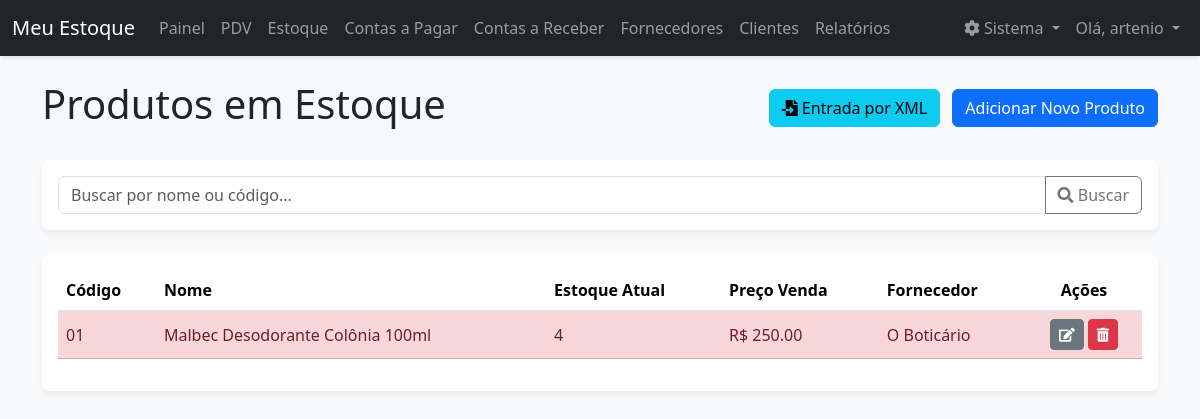
The app's page /produtos (signed in), older data.
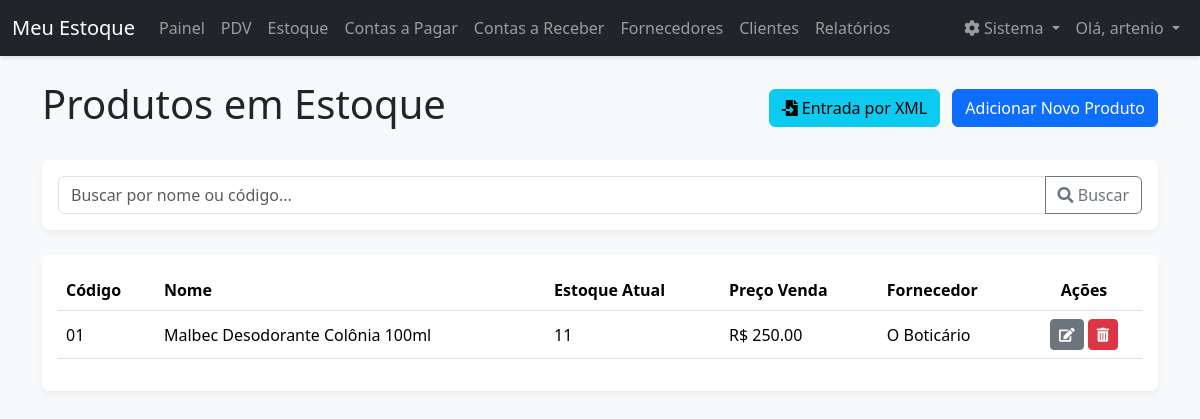
The same page, newer data.
### models.py (models this page shows)
class Produto(db.Model):
    __tablename__ = 'produto'
    id = db.Column(db.Integer, primary_key=True)
    codigo = db.Column(db.String(50), nullable=False, unique=True)
    nome = db.Column(db.String(100), nullable=False)
    categoria = db.Column(db.String(50))
    preco_custo = db.Column(db.Float, nullable=False)
    preco_venda = db.Column(db.Float, nullable=False)
    quantidade_estoque = db.Column(db.Integer, nullable=False, default=0)
    estoque_minimo = db.Column(db.Integer, default=5)
    data_fabricacao = db.Column(db.Date, nullable=True)
    data_vencimento = db.Column(db.Date, nullable=True)
    fornecedor_id = db.Column(db.Integer, db.ForeignKey('fornecedor.id'), nullable=False)
    movimentacoes = db.relationship('MovimentacaoEstoque', backref='produto', lazy=True)

class Fornecedor(db.Model):
    __tablename__ = 'fornecedor'
    id = db.Column(db.Integer, primary_key=True)
    nome = db.Column(db.String(100), nullable=False, unique=True)
    cnpj = db.Column(db.String(18), unique=True, nullable=True)
    telefone = db.Column(db.String(20))
    email = db.Column(db.String(100))
    produtos = db.relationship('Produto', backref='fornecedor', lazy=True)
    contas = db.relationship('ContaPagar', backref='fornecedor', lazy=True)

### app.py (the view)
@app.route('/produtos')
@login_required
def listar_produtos():
    search_term = request.args.get('q')
    query = Produto.query
    if search_term:
        query = query.filter(or_(Produto.nome.ilike(f'%{search_term}%'), Produto.codigo.ilike(f'%{search_term}%')))
    produtos = query.order_by(Produto.nome.asc()).all()
    return render_template('produtos.html', produtos=produtos, search_term=search_term)

### app.py (called while the page is built)
@app.context_processor
def inject_datetime():
    return {'modules': {'datetime': datetime, 'date': date, 'timedelta': timedelta}}

def login_required(f):
    @wraps(f)
    def decorated_function(*args, **kwargs):
        if 'logged_in' not in session or 'user_id' not in session:
            session.clear()
            flash('A sua sessão é inválida. Por favor, faça login novamente.', 'warning')
            return redirect(url_for('login'))
        return f(*args, **kwargs)
    return decorated_function

### templates/produtos.html (shortened to what this page needs)
{% extends 'base.html' %}
{% block content %}
<div class="d-flex justify-content-between align-items-center mb-4">
    <h1>Produtos em Estoque</h1>
    <div>
        <a href="{{ url_for('entrada_xml') }}" class="btn btn-info me-2">
            <i class="fas fa-file-import"></i> Entrada por XML
        </a>
        <a href="{{ url_for('adicionar_produto') }}" class="btn btn-primary">Adicionar Novo Produto</a>
    </div>
</div>
<div class="card mb-4">
    <div class="card-body">
        <form method="GET" action="{{ url_for('listar_produtos') }}">
            <div class="input-group">
                <input type="text" class="form-control" name="q" placeholder="Buscar por nome ou código..." value="{{ search_term or '' }}">
                <button class="btn btn-outline-secondary" type="submit"><i class="fas fa-search"></i> Buscar</button>
            </div>
        </form>
    </div>
</div>
<div class="card">
    <div class="card-body">
        <table class="table table-hover align-middle">
            <thead>
                <tr>
                    <th>Código</th>
                    <th>Nome</th>
                    <th>Estoque Atual</th>
                    <th>Preço Venda</th>
                    <th>Fornecedor</th>
                    <th class="text-center">Ações</th>
                </tr>
            </thead>
            <tbody>
                {% for produto in produtos %}
                <tr class="{% if produto.quantidade_estoque <= produto.estoque_minimo %}table-danger{% endif %}">
                    <td>{{ produto.codigo }}</td>
                    <td>{{ produto.nome }}</td>
                    <td>{{ produto.quantidade_estoque }}</td>
                    <td>R$ {{ "%.2f"|format(produto.preco_venda) }}</td>
                    <td>{{ produto.fornecedor.nome }}</td>
                    <td class="text-center">
                        <a href="{{ url_for('editar_produto', id=produto.id) }}" class="btn btn-secondary btn-sm" title="Editar">
                            <i class="fas fa-edit"></i>
                        </a>
                        <button type="button" class="btn btn-danger btn-sm" data-bs-toggle="modal" data-bs-target="#confirmDeleteModal-{{ produto.id }}" title="Excluir">
                            <i class="fas fa-trash-alt"></i>
                        </button>
                    </td>
                </tr>
                {% else %}
                <tr>
                    <td colspan="6" class="text-center text-muted">Nenhum produto encontrado.</td>
                </tr>
                {% endfor %}
            </tbody>
        </table>
    </div>
</div>
{% endblock %}

Row changes from the older to the newer data that the page shows:
changed Produto "Malbec Desodorante Colônia 100ml": quantidade_estoque "4" → "11"
